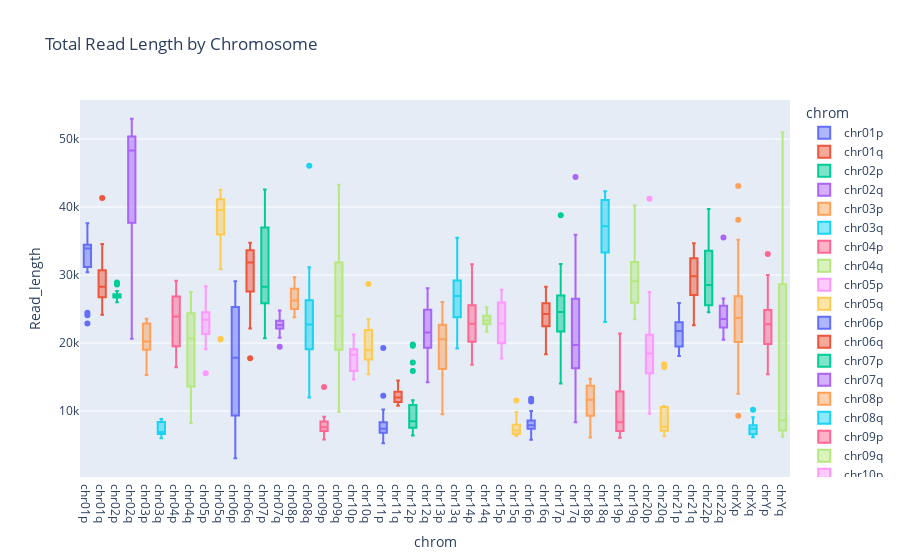

This figure's notebook cell:
### Code cell
fig = px.box(masterdf.sort_values('chrom'), x='chrom', y='Read_length',color ='chrom',
             title = 'Total Read Length by Chromosome')
fig.show()

### Figure 1 — Plotly figure (JSON) as saved in the notebook; plotly's stock layout.template omitted (floating-point values rounded to 4 significant figures)
{"data": [{"alignmentgroup": "True", "hovertemplate": "chrom=%{x}<br>Read_length=%{y}<extra></extra>", "legendgroup": "chr01p", "marker": {"color": "#636efa"}, "name": "chr01p", "notched": false, "offsetgroup": "chr01p", "orientation": "v", "showlegend": true, "type": "box", "x": ["chr01p", "chr01p", "chr01p", "chr01p", "chr01p", "chr01p", "chr01p", "chr01p", "chr01p", "chr01p", "chr01p", "chr01p", "chr01p", "chr01p", "chr01p", "chr01p", "chr01p", "chr01p", "chr01p", "chr01p"], "x0": " ", "xaxis": "x", "y": [34609, 34114, 24465, 34731, 31790.0, 34023, 30415, 34294, 30579, 37598, 32610.0, 32838, 34675, 34100, 33072, 33768, 35640.0, 34230.0, 24104, 22884], "y0": " ", "yaxis": "y"}, {"alignmentgroup": "True", "hovertemplate": "chrom=%{x}<br>Read_length=%{y}<extra></extra>", "legendgroup": "chr01q", "marker": {"color": "#EF553B"}, "name": "chr01q", "notched": false, "offsetgroup": "chr01q", "orientation": "v", "showlegend": true, "type": "box", "x": ["chr01q", "chr01q", "chr01q", "chr01q", "chr01q", "chr01q", "chr01q", "chr01q", "chr01q", "chr01q", "chr01q", "chr01q", "chr01q", "chr01q", "chr01q", "chr01q", "chr01q", "chr01q", "chr01q", "chr01q"], "x0": " ", "xaxis": "x", "y": [29457, 30075, 24170.0, 31371, 25340.0, 30013, 26598, 27150.0, 29890.0, 26055, 27544, 26857, 34180, 28400.0, 34554, 28160.0, 41330.0, 27674, 33246, 24469], "y0": " ", "yaxis": "y"}, {"alignmentgroup": "True", "hovertemplate": "chrom=%{x}<br>Read_length=%{y}<extra></extra>", "legendgroup": "chr02p", "marker": {"color": "#00cc96"}, "name": "chr02p", "notched": false, "offsetgroup": "chr02p", "orientation": "v", "showlegend": true, "type": "box", "x": ["chr02p", "chr02p", "chr02p", "chr02p", "chr02p", "chr02p", "chr02p", "chr02p", "chr02p", "chr02p", "chr02p", "chr02p", "chr02p", "chr02p", "chr02p", "chr02p", "chr02p", "chr02p", "chr02p", "chr02p"], "x0": " ", "xaxis": "x", "y": [27035, 28900.0, 26989, 26370.0, 27092, 26697, 26960.0, 26153, 26853, 26790.0, 27369, 26816, 27657, 27168, 26699, 26530.0, 28620.0, 25990, 26933, 27190.0], "y0": " ", "yaxis": "y"}, {"alignmentgroup": "True", "hovertemplate": "chrom=%{x}<br>Read_length=%{y}<extra></extra>", "legendgroup": "chr02q", "marker": {"color": "#ab63fa"}, "name": "chr02q", "notched": false, "offsetgroup": "chr02q", "orientation": "v", "showlegend": true, "type": "box", "x": ["chr02q", "chr02q", "chr02q", "chr02q", "chr02q", "chr02q", "chr02q", "chr02q", "chr02q", "chr02q", "chr02q", "chr02q", "chr02q", "chr02q", "chr02q", "chr02q", "chr02q", "chr02q", "chr02q", "chr02q"], "x0": " ", "xaxis": "x", "y": [35214, 34350.0, 48641, 50630.0, 50817, 48219, 50146, 20650, 48666, 49210, 51877, 48014, 52966, 48040.0, 40151, 52370.0, 47114, 27001, 25011, 48410.0], "y0": " ", "yaxis": "y"}, {"alignmentgroup": "True", "hovertemplate": "chrom=%{x}<br>Read_length=%{y}<extra></extra>", "legendgroup": "chr03p", "marker": {"color": "#FFA15A"}, "name": "chr03p", "notched": false, "offsetgroup": "chr03p", "orientation": "v", "showlegend": true, "type": "box", "x": ["chr03p", "chr03p", "chr03p", "chr03p", "chr03p", "chr03p", "chr03p", "chr03p", "chr03p", "chr03p", "chr03p", "chr03p", "chr03p", "chr03p", "chr03p", "chr03p", "chr03p", "chr03p", "chr03p", "chr03p"], "x0": " ", "xaxis": "x", "y": [19700.0, 21297, 19394, 17397, 17430.0, 21087, 17360.0, 23583, 22930.0, 19397, 21480.0, 18993, 19010.0, 23167, 20333, 22817, 22950.0, 22935, 15320.0, 20153], "y0": " ", "yaxis": "y"}, {"alignmentgroup": "True", "hovertemplate": "chrom=%{x}<br>Read_length=%{y}<extra></extra>", "legendgroup": "chr03q", "marker": {"color": "#19d3f3"}, "name": "chr03q", "notched": false, "offsetgroup": "chr03q", "orientation": "v", "showlegend": true, "type": "box", "x": ["chr03q", "chr03q", "chr03q", "chr03q", "chr03q", "chr03q", "chr03q", "chr03q", "chr03q", "chr03q", "chr03q", "chr03q", "chr03q", "chr03q", "chr03q", "chr03q", "chr03q", "chr03q", "chr03q", "chr03q"], "x0": " ", "xaxis": "x", "y": [6981, 8392, 6621, 6665, 7179, 6842, 6738, 6005, 6710, 8448.0, 8513, 6259, 6540, 7215, 8666, 6988, 8399, 6528.0, 8825, 6625], "y0": " ", "yaxis": "y"}, {"alignmentgroup": "True", "hovertemplate": "chrom=%{x}<br>Read_length=%{y}<extra></extra>", "legendgroup": "chr04p", "marker": {"color": "#FF6692"}, "name": "chr04p", "notched": false, "offsetgroup": "chr04p", "orientation": "v", "showlegend": true, "type": "box", "x": ["chr04p", "chr04p", "chr04p", "chr04p", "chr04p", "chr04p", "chr04p", "chr04p", "chr04p", "chr04p", "chr04p", "chr04p", "chr04p", "chr04p", "chr04p", "chr04p", "chr04p", "chr04p", "chr04p", "chr04p"], "x0": " ", "xaxis": "x", "y": [28580.0, 25667, 26605, 23930.0, 22220.0, 18820.0, 29130.0, 19310, 27051, 18905, 27961, 24127, 19770, 16444, 29171, 21580.0, 25562, 23901, 16948, 20804], "y0": " ", "yaxis": "y"}, {"alignmentgroup": "True", "hovertemplate": "chrom=%{x}<br>Read_length=%{y}<extra></extra>", "legendgroup": "chr04q", "marker": {"color": "#B6E880"}, "name": "chr04q", "notched": false, "offsetgroup": "chr04q", "orientation": "v", "showlegend": true, "type": "box", "x": ["chr04q", "chr04q", "chr04q", "chr04q", "chr04q", "chr04q", "chr04q", "chr04q", "chr04q", "chr04q", "chr04q", "chr04q", "chr04q", "chr04q", "chr04q", "chr04q", "chr04q", "chr04q", "chr04q", "chr04q"], "x0": " ", "xaxis": "x", "y": [26006, 10876, 17310.0, 19106, 22278, 27520.0, 23323, 24770.0, 10520, 23982, 9484, 24460, 16759, 14822, 26341, 22270.0, 12420, 17321, 24311, 8264], "y0": " ", "yaxis": "y"}, {"alignmentgroup": "True", "hovertemplate": "chrom=%{x}<br>Read_length=%{y}<extra></extra>", "legendgroup": "chr05p", "marker": {"color": "#FF97FF"}, "name": "chr05p", "notched": false, "offsetgroup": "chr05p", "orientation": "v", "showlegend": true, "type": "box", "x": ["chr05p", "chr05p", "chr05p", "chr05p", "chr05p", "chr05p", "chr05p", "chr05p", "chr05p", "chr05p", "chr05p", "chr05p", "chr05p", "chr05p", "chr05p", "chr05p", "chr05p", "chr05p", "chr05p", "chr05p"], "x0": " ", "xaxis": "x", "y": [15570.0, 21480.0, 23810.0, 20908, 24879, 23036, 24548, 28349, 24482, 21201, 24432, 23780.0, 22300.0, 21066, 24170, 22138, 22724, 19074, 25490, 25270], "y0": " ", "yaxis": "y"}, {"alignmentgroup": "True", "hovertemplate": "chrom=%{x}<br>Read_length=%{y}<extra></extra>", "legendgroup": "chr05q", "marker": {"color": "#FECB52"}, "name": "chr05q", "notched": false, "offsetgroup": "chr05q", "orientation": "v", "showlegend": true, "type": "box", "x": ["chr05q", "chr05q", "chr05q", "chr05q", "chr05q", "chr05q", "chr05q", "chr05q", "chr05q", "chr05q", "chr05q", "chr05q", "chr05q", "chr05q", "chr05q", "chr05q", "chr05q", "chr05q", "chr05q", "chr05q"], "x0": " ", "xaxis": "x", "y": [35883, 40960.0, 37228, 36077, 37937, 20625, 39290.0, 41537, 20530, 40920.0, 41290.0, 42552, 41241, 42066, 34625, 41078, 37517, 39835, 40970.0, 30853], "y0": " ", "yaxis": "y"}, {"alignmentgroup": "True", "hovertemplate": "chrom=%{x}<br>Read_length=%{y}<extra></extra>", "legendgroup": "chr06p", "marker": {"color": "#636efa"}, "name": "chr06p", "notched": false, "offsetgroup": "chr06p", "orientation": "v", "showlegend": true, "type": "box", "x": ["chr06p", "chr06p", "chr06p", "chr06p", "chr06p", "chr06p", "chr06p"], "x0": " ", "xaxis": "x", "y": [3078, 27074, 7507, 29070, 14897, 20040.0, 17850.0], "y0": " ", "yaxis": "y"}, {"alignmentgroup": "True", "hovertemplate": "chrom=%{x}<br>Read_length=%{y}<extra></extra>", "legendgroup": "chr06q", "marker": {"color": "#EF553B"}, "name": "chr06q", "notched": false, "offsetgroup": "chr06q", "orientation": "v", "showlegend": true, "type": "box", "x": ["chr06q", "chr06q", "chr06q", "chr06q", "chr06q", "chr06q", "chr06q", "chr06q", "chr06q", "chr06q", "chr06q", "chr06q", "chr06q", "chr06q", "chr06q", "chr06q", "chr06q", "chr06q", "chr06q", "chr06q"], "x0": " ", "xaxis": "x", "y": [17760, 29868, 24550.0, 33813, 33779, 33638, 34760.0, 33012, 28970, 34560.0, 30347, 33677, 31924, 31965, 29165, 26218, 22141, 31763, 25978, 33374], "y0": " ", "yaxis": "y"}, {"alignmentgroup": "True", "hovertemplate": "chrom=%{x}<br>Read_length=%{y}<extra></extra>", "legendgroup": "chr07p", "marker": {"color": "#00cc96"}, "name": "chr07p", "notched": false, "offsetgroup": "chr07p", "orientation": "v", "showlegend": true, "type": "box", "x": ["chr07p", "chr07p", "chr07p", "chr07p", "chr07p", "chr07p", "chr07p", "chr07p", "chr07p", "chr07p", "chr07p", "chr07p", "chr07p", "chr07p", "chr07p", "chr07p", "chr07p", "chr07p", "chr07p", "chr07p"], "x0": " ", "xaxis": "x", "y": [20710.0, 25720.0, 27491, 27555, 28227, 27381, 32330.0, 37081, 36930, 25967, 28364, 33615, 30169, 25755, 42562, 40707, 25063, 38227, 41756, 21460.0], "y0": " ", "yaxis": "y"}, {"alignmentgroup": "True", "hovertemplate": "chrom=%{x}<br>Read_length=%{y}<extra></extra>", "legendgroup": "chr07q", "marker": {"color": "#ab63fa"}, "name": "chr07q", "notched": false, "offsetgroup": "chr07q", "orientation": "v", "showlegend": true, "type": "box", "x": ["chr07q", "chr07q", "chr07q", "chr07q", "chr07q", "chr07q", "chr07q", "chr07q", "chr07q", "chr07q", "chr07q", "chr07q", "chr07q", "chr07q", "chr07q", "chr07q", "chr07q", "chr07q", "chr07q", "chr07q"], "x0": " ", "xaxis": "x", "y": [22284, 24272, 22660.0, 23060.0, 21104, 22403, 22668, 23337, 20789, 22139, 23260.0, 22618, 22903, 22548, 22140.0, 24214, 23495, 24804, 21541, 19460.0], "y0": " ", "yaxis": "y"}, {"alignmentgroup": "True", "hovertemplate": "chrom=%{x}<br>Read_length=%{y}<extra></extra>", "legendgroup": "chr08p", "marker": {"color": "#FFA15A"}, "name": "chr08p", "notched": false, "offsetgroup": "chr08p", "orientation": "v", "showlegend": true, "type": "box", "x": ["chr08p", "chr08p", "chr08p", "chr08p", "chr08p", "chr08p", "chr08p", "chr08p", "chr08p", "chr08p", "chr08p", "chr08p", "chr08p", "chr08p", "chr08p", "chr08p"], "x0": " ", "xaxis": "x", "y": [26363, 26386, 28045, 29681, 27940.0, 26158, 24297, 26406, 23812, 25760.0, 25336, 25929, 28737, 24701, 24621, 28030.0], "y0": " ", "yaxis": "y"}, {"alignmentgroup": "True", "hovertemplate": "chrom=%{x}<br>Read_length=%{y}<extra></extra>", "legendgroup": "chr08q", "marker": {"color": "#19d3f3"}, "name": "chr08q", "notched": false, "offsetgroup": "chr08q", "orientation": "v", "showlegend": true, "type": "box", "x": ["chr08q", "chr08q", "chr08q", "chr08q", "chr08q", "chr08q", "chr08q", "chr08q", "chr08q", "chr08q", "chr08q", "chr08q"], "x0": " ", "xaxis": "x", "y": [11994, 22450, 26217, 31164, 19357, 24750.0, 20520.0, 18552, 46050.0, 26380, 18853, 22979], "y0": " ", "yaxis": "y"}, {"alignmentgroup": "True", "hovertemplate": "chrom=%{x}<br>Read_length=%{y}<extra></extra>", "legendgroup": "chr09p", "marker": {"color": "#FF6692"}, "name": "chr09p", "notched": false, "offsetgroup": "chr09p", "orientation": "v", "showlegend": true, "type": "box", "x": ["chr09p", "chr09p", "chr09p", "chr09p", "chr09p", "chr09p", "chr09p", "chr09p", "chr09p", "chr09p", "chr09p", "chr09p", "chr09p", "chr09p", "chr09p", "chr09p", "chr09p", "chr09p", "chr09p", "chr09p"], "x0": " ", "xaxis": "x", "y": [6316.0, 8104.0, 7999, 7620.0, 13530, 7650, 6896, 7678.0, 7498, 7150.0, 6184, 7306.0, 8826, 6979, 7371, 7894.0, 9055, 5827, 9030, 9156.0], "y0": " ", "yaxis": "y"}, {"alignmentgroup": "True", "hovertemplate": "chrom=%{x}<br>Read_length=%{y}<extra></extra>", "legendgroup": "chr09q", "marker": {"color": "#B6E880"}, "name": "chr09q", "notched": false, "offsetgroup": "chr09q", "orientation": "v", "showlegend": true, "type": "box", "x": ["chr09q", "chr09q", "chr09q", "chr09q", "chr09q", "chr09q", "chr09q", "chr09q", "chr09q", "chr09q", "chr09q", "chr09q", "chr09q", "chr09q", "chr09q", "chr09q", "chr09q", "chr09q", "chr09q", "chr09q"], "x0": " ", "xaxis": "x", "y": [19300.0, 10251, 28015, 31244, 27232, 24298, 43273, 19227, 38367, 11933, 22886, 19380.0, 18791, 10370.0, 23633, 32439, 43210.0, 43150, 26720.0, 9898.0], "y0": " ", "yaxis": "y"}, {"alignmentgroup": "True", "hovertemplate": "chrom=%{x}<br>Read_length=%{y}<extra></extra>", "legendgroup": "chr10p", "marker": {"color": "#FF97FF"}, "name": "chr10p", "notched": false, "offsetgroup": "chr10p", "orientation": "v", "showlegend": true, "type": "box", "x": ["chr10p", "chr10p", "chr10p", "chr10p", "chr10p", "chr10p", "chr10p", "chr10p", "chr10p", "chr10p", "chr10p", "chr10p", "chr10p", "chr10p", "chr10p", "chr10p", "chr10p", "chr10p", "chr10p", "chr10p"], "x0": " ", "xaxis": "x", "y": [14680, 16099, 21252, 18605, 18406, 17670.0, 18978, 15679, 14635, 15499, 20149, 16818, 18282, 19180.0, 19409, 18278, 19030.0, 14646, 17431, 20260.0], "y0": " ", "yaxis": "y"}, {"alignmentgroup": "True", "hovertemplate": "chrom=%{x}<br>Read_length=%{y}<extra></extra>", "legendgroup": "chr10q", "marker": {"color": "#FECB52"}, "name": "chr10q", "notched": false, "offsetgroup": "chr10q", "orientation": "v", "showlegend": true, "type": "box", "x": ["chr10q", "chr10q", "chr10q", "chr10q", "chr10q", "chr10q", "chr10q", "chr10q", "chr10q", "chr10q", "chr10q", "chr10q", "chr10q", "chr10q", "chr10q", "chr10q", "chr10q", "chr10q", "chr10q", "chr10q"], "x0": " ", "xaxis": "x", "y": [18560.0, 18243, 15539, 16280.0, 20746, 16104, 23134, 20810.0, 22964, 18986, 18903, 28670.0, 23519, 18606, 15410, 17360.0, 22137, 21700, 19840.0, 17839], "y0": " ", "yaxis": "y"}, {"alignmentgroup": "True", "hovertemplate": "chrom=%{x}<br>Read_length=%{y}<extra></extra>", "legendgroup": "chr11p", "marker": {"color": "#636efa"}, "name": "chr11p", "notched": false, "offsetgroup": "chr11p", "orientation": "v", "showlegend": true, "type": "box", "x": ["chr11p", "chr11p", "chr11p", "chr11p", "chr11p", "chr11p", "chr11p", "chr11p", "chr11p", "chr11p", "chr11p", "chr11p", "chr11p", "chr11p", "chr11p", "chr11p", "chr11p", "chr11p", "chr11p", "chr11p"], "x0": " ", "xaxis": "x", "y": [8042, 7146.0, 12259, 8625, 7299, 8089, 10240.0, 6906, 6509, 7515, 7204, 7672.0, 7554.0, 6048, 19280.0, 8845, 5266.0, 6694, 7081, 6545], "y0": " ", "yaxis": "y"}, {"alignmentgroup": "True", "hovertemplate": "chrom=%{x}<br>Read_length=%{y}<extra></extra>", "legendgroup": "chr11q", "marker": {"color": "#EF553B"}, "name": "chr11q", "notched": false, "offsetgroup": "chr11q", "orientation": "v", "showlegend": true, "type": "box", "x": ["chr11q", "chr11q", "chr11q", "chr11q", "chr11q", "chr11q", "chr11q", "chr11q", "chr11q", "chr11q", "chr11q", "chr11q", "chr11q", "chr11q", "chr11q", "chr11q", "chr11q", "chr11q", "chr11q", "chr11q"], "x0": " ", "xaxis": "x", "y": [14080.0, 11381, 11300, 11970.0, 12197, 10848, 10798, 13407, 11987, 11084, 14480.0, 13754, 13372, 12031, 12296, 10789, 12050, 12307, 11770.0, 11587], "y0": " ", "yaxis": "y"}, {"alignmentgroup": "True", "hovertemplate": "chrom=%{x}<br>Read_length=%{y}<extra></extra>", "legendgroup": "chr12p", "marker": {"color": "#00cc96"}, "name": "chr12p", "notched": false, "offsetgroup": "chr12p", "orientation": "v", "showlegend": true, "type": "box", "x": ["chr12p", "chr12p", "chr12p", "chr12p", "chr12p", "chr12p", "chr12p", "chr12p", "chr12p", "chr12p", "chr12p", "chr12p", "chr12p", "chr12p", "chr12p", "chr12p", "chr12p", "chr12p", "chr12p", "chr12p"], "x0": " ", "xaxis": "x", "y": [9053, 6408, 8423, 7485, 8063, 19622, 7710, 8115, 7355, 11600.0, 8971, 10150.0, 7591, 15883, 7528, 19781, 7301, 8602.0, 9583, 17140.0], "y0": " ", "yaxis": "y"}, {"alignmentgroup": "True", "hovertemplate": "chrom=%{x}<br>Read_length=%{y}<extra></extra>", "legendgroup": "chr12q", "marker": {"color": "#ab63fa"}, "name": "chr12q", "notched": false, "offsetgroup": "chr12q", "orientation": "v", "showlegend": true, "type": "box", "x": ["chr12q", "chr12q", "chr12q", "chr12q", "chr12q", "chr12q", "chr12q", "chr12q", "chr12q", "chr12q", "chr12q", "chr12q", "chr12q", "chr12q", "chr12q", "chr12q", "chr12q", "chr12q", "chr12q", "chr12q"], "x0": " ", "xaxis": "x", "y": [21537, 27570.0, 18300.0, 27313, 24281, 28061, 21193, 19568, 20686, 25647, 25110.0, 20918, 19020, 17520.0, 23790, 24656, 14222, 18523, 22530, 21600.0], "y0": " ", "yaxis": "y"}, {"alignmentgroup": "True", "hovertemplate": "chrom=%{x}<br>Read_length=%{y}<extra></extra>", "legendgroup": "chr13p", "marker": {"color": "#FFA15A"}, "name": "chr13p", "notched": false, "offsetgroup": "chr13p", "orientation": "v", "showlegend": true, "type": "box", "x": ["chr13p", "chr13p", "chr13p", "chr13p", "chr13p", "chr13p", "chr13p", "chr13p", "chr13p", "chr13p", "chr13p"], "x0": " ", "xaxis": "x", "y": [20726, 22580.0, 26026, 15327, 19704, 20576, 22714, 18699, 23133, 14890.0, 9549], "y0": " ", "yaxis": "y"}, {"alignmentgroup": "True", "hovertemplate": "chrom=%{x}<br>Read_length=%{y}<extra></extra>", "legendgroup": "chr13q", "marker": {"color": "#19d3f3"}, "name": "chr13q", "notched": false, "offsetgroup": "chr13q", "orientation": "v", "showlegend": true, "type": "box", "x": ["chr13q", "chr13q", "chr13q", "chr13q", "chr13q", "chr13q", "chr13q", "chr13q", "chr13q", "chr13q", "chr13q", "chr13q", "chr13q", "chr13q", "chr13q", "chr13q", "chr13q", "chr13q", "chr13q", "chr13q"], "x0": " ", "xaxis": "x", "y": [22397, 35480.0, 30379, 20649, 22820.0, 28980.0, 19185, 26942, 26885, 31248, 25945, 32878, 29416, 27294, 26929, 26130, 26926, 25050.0, 24740, 22191], "y0": " ", "yaxis": "y"}, {"alignmentgroup": "True", "hovertemplate": "chrom=%{x}<br>Read_length=%{y}<extra></extra>", "legendgroup": "chr14p", "marker": {"color": "#FF6692"}, "name": "chr14p", "notched": false, "offsetgroup": "chr14p", "orientation": "v", "showlegend": true, "type": "box", "x": ["chr14p", "chr14p", "chr14p", "chr14p", "chr14p", "chr14p"], "x0": " ", "xaxis": "x", "y": [22480.0, 16800, 25542, 20177, 23195, 31580], "y0": " ", "yaxis": "y"}, {"alignmentgroup": "True", "hovertemplate": "chrom=%{x}<br>Read_length=%{y}<extra></extra>", "legendgroup": "chr14q", "marker": {"color": "#B6E880"}, "name": "chr14q", "notched": false, "offsetgroup": "chr14q", "orientation": "v", "showlegend": true, "type": "box", "x": ["chr14q", "chr14q", "chr14q", "chr14q", "chr14q", "chr14q", "chr14q", "chr14q", "chr14q", "chr14q", "chr14q", "chr14q", "chr14q", "chr14q", "chr14q", "chr14q", "chr14q", "chr14q", "chr14q", "chr14q"], "x0": " ", "xaxis": "x", "y": [25016, 21706, 23163, 22560.0, 25083, 23585, 23150.0, 23332, 22959, 22601, 23428, 22539, 24230.0, 23326, 23582, 24360, 25271, 22151, 23773, 22975], "y0": " ", "yaxis": "y"}, {"alignmentgroup": "True", "hovertemplate": "chrom=%{x}<br>Read_length=%{y}<extra></extra>", "legendgroup": "chr15p", "marker": {"color": "#FF97FF"}, "name": "chr15p", "notched": false, "offsetgroup": "chr15p", "orientation": "v", "showlegend": true, "type": "box", "x": ["chr15p", "chr15p", "chr15p", "chr15p", "chr15p", "chr15p", "chr15p", "chr15p", "chr15p", "chr15p", "chr15p", "chr15p", "chr15p", "chr15p", "chr15p", "chr15p", "chr15p", "chr15p", "chr15p", "chr15p"], "x0": " ", "xaxis": "x", "y": [27219, 27094, 18480, 20055, 23071, 22748, 21374, 18903, 25571, 23004, 26120.0, 25108, 19890.0, 22510, 21300, 17738, 27607, 27838, 25810, 19457], "y0": " ", "yaxis": "y"}, {"alignmentgroup": "True", "hovertemplate": "chrom=%{x}<br>Read_length=%{y}<extra></extra>", "legendgroup": "chr15q", "marker": {"color": "#FECB52"}, "name": "chr15q", "notched": false, "offsetgroup": "chr15q", "orientation": "v", "showlegend": true, "type": "box", "x": ["chr15q", "chr15q", "chr15q", "chr15q", "chr15q", "chr15q", "chr15q", "chr15q", "chr15q", "chr15q", "chr15q", "chr15q", "chr15q", "chr15q", "chr15q", "chr15q", "chr15q", "chr15q", "chr15q", "chr15q"], "x0": " ", "xaxis": "x", "y": [6362, 7928.0, 6329, 7513, 7153, 7160, 8884.0, 6627, 6394.0, 6665, 7120, 6792.0, 9478, 8077, 7760, 7843, 6454.0, 11539, 9811, 6998], "y0": " ", "yaxis": "y"}, {"alignmentgroup": "True", "hovertemplate": "chrom=%{x}<br>Read_length=%{y}<extra></extra>", "legendgroup": "chr16p", "marker": {"color": "#636efa"}, "name": "chr16p", "notched": false, "offsetgroup": "chr16p", "orientation": "v", "showlegend": true, "type": "box", "x": ["chr16p", "chr16p", "chr16p", "chr16p", "chr16p", "chr16p", "chr16p", "chr16p", "chr16p", "chr16p", "chr16p", "chr16p", "chr16p", "chr16p", "chr16p", "chr16p", "chr16p", "chr16p", "chr16p", "chr16p"], "x0": " ", "xaxis": "x", "y": [8830.0, 8268, 7418, 7591, 7864, 11824, 6032.0, 7411, 9132, 7962.0, 8182.0, 8332, 7214, 7736.0, 7184, 11401, 10009, 7861, 5783, 8380], "y0": " ", "yaxis": "y"}, {"alignmentgroup": "True", "hovertemplate": "chrom=%{x}<br>Read_length=%{y}<extra></extra>", "legendgroup": "chr16q", "marker": {"color": "#EF553B"}, "name": "chr16q", "notched": false, "offsetgroup": "chr16q", "orientation": "v", "showlegend": true, "type": "box", "x": ["chr16q", "chr16q", "chr16q", "chr16q", "chr16q", "chr16q", "chr16q", "chr16q", "chr16q", "chr16q", "chr16q", "chr16q", "chr16q", "chr16q", "chr16q", "chr16q", "chr16q", "chr16q", "chr16q", "chr16q"], "x0": " ", "xaxis": "x", "y": [23448, 20164, 18355, 25070.0, 22184, 22720.0, 23928, 24720, 22461, 25891, 22446, 25349, 26690.0, 24597, 28260.0, 19909, 26268, 27520.0, 25824, 22874], "y0": " ", "yaxis": "y"}, {"alignmentgroup": "True", "hovertemplate": "chrom=%{x}<br>Read_length=%{y}<extra></extra>", "legendgroup": "chr17p", "marker": {"color": "#00cc96"}, "name": "chr17p", "notched": false, "offsetgroup": "chr17p", "orientation": "v", "showlegend": true, "type": "box", "x": ["chr17p", "chr17p", "chr17p", "chr17p", "chr17p", "chr17p", "chr17p", "chr17p", "chr17p", "chr17p", "chr17p", "chr17p", "chr17p", "chr17p", "chr17p", "chr17p", "chr17p", "chr17p"], "x0": " ", "xaxis": "x", "y": [25720.0, 24476, 17471, 14068, 27662, 38807, 22500.0, 26111, 24690.0, 19013, 26260.0, 24470.0, 31640.0, 28898, 27010.0, 21697, 21080.0, 23790], "y0": " ", "yaxis": "y"}, {"alignmentgroup": "True", "hovertemplate": "chrom=%{x}<br>Read_length=%{y}<extra></extra>", "legendgroup": "chr17q", "marker": {"color": "#ab63fa"}, "name": "chr17q", "notched": false, "offsetgroup": "chr17q", "orientation": "v", "showlegend": true, "type": "box", "x": ["chr17q", "chr17q", "chr17q", "chr17q", "chr17q", "chr17q", "chr17q", "chr17q", "chr17q", "chr17q", "chr17q", "chr17q", "chr17q", "chr17q", "chr17q", "chr17q", "chr17q", "chr17q", "chr17q", "chr17q"], "x0": " ", "xaxis": "x", "y": [19400.0, 35920.0, 26424, 34076, 20022, 18620, 19176, 8361, 25092, 23100.0, 14303, 44411, 26540.0, 12996, 9948.0, 16870.0, 15683, 26528, 32766, 17108], "y0": " ", "yaxis": "y"}, {"alignmentgroup": "True", "hovertemplate": "chrom=%{x}<br>Read_length=%{y}<extra></extra>", "legendgroup": "chr18p", "marker": {"color": "#FFA15A"}, "name": "chr18p", "notched": false, "offsetgroup": "chr18p", "orientation": "v", "showlegend": true, "type": "box", "x": ["chr18p", "chr18p", "chr18p", "chr18p", "chr18p", "chr18p", "chr18p", "chr18p", "chr18p", "chr18p", "chr18p", "chr18p", "chr18p", "chr18p", "chr18p", "chr18p", "chr18p", "chr18p", "chr18p", "chr18p"], "x0": " ", "xaxis": "x", "y": [12238, 8894.0, 8457, 7801, 14708, 13871, 12480.0, 10636, 10038, 11399, 10332, 12849, 14206, 14760, 13570.0, 9704, 14164, 11958, 6096, 8276.0], "y0": " ", "yaxis": "y"}, {"alignmentgroup": "True", "hovertemplate": "chrom=%{x}<br>Read_length=%{y}<extra></extra>", "legendgroup": "chr18q", "marker": {"color": "#19d3f3"}, "name": "chr18q", "notched": false, "offsetgroup": "chr18q", "orientation": "v", "showlegend": true, "type": "box", "x": ["chr18q", "chr18q", "chr18q", "chr18q", "chr18q", "chr18q", "chr18q", "chr18q", "chr18q", "chr18q", "chr18q", "chr18q", "chr18q", "chr18q", "chr18q", "chr18q", "chr18q", "chr18q", "chr18q", "chr18q"], "x0": " ", "xaxis": "x", "y": [38420.0, 42094, 29175, 41862, 41330.0, 39107, 27250.0, 35733, 40360.0, 34697, 41810.0, 35051, 33260.0, 40199, 33367, 42325, 40708, 29980.0, 23090.0, 35920.0], "y0": " ", "yaxis": "y"}, {"alignmentgroup": "True", "hovertemplate": "chrom=%{x}<br>Read_length=%{y}<extra></extra>", "legendgroup": "chr19p", "marker": {"color": "#FF6692"}, "name": "chr19p", "notched": false, "offsetgroup": "chr19p", "orientation": "v", "showlegend": true, "type": "box", "x": ["chr19p", "chr19p", "chr19p", "chr19p", "chr19p", "chr19p", "chr19p", "chr19p", "chr19p", "chr19p", "chr19p", "chr19p", "chr19p", "chr19p", "chr19p", "chr19p", "chr19p", "chr19p", "chr19p", "chr19p"], "x0": " ", "xaxis": "x", "y": [6271, 7104, 19220.0, 6087, 8713, 20934, 7190.0, 7681, 6409, 8510, 8913, 7229, 9958.0, 6915, 21412, 20862, 15776, 8196, 7037, 8824], "y0": " ", "yaxis": "y"}, {"alignmentgroup": "True", "hovertemplate": "chrom=%{x}<br>Read_length=%{y}<extra></extra>", "legendgroup": "chr19q", "marker": {"color": "#B6E880"}, "name": "chr19q", "notched": false, "offsetgroup": "chr19q", "orientation": "v", "showlegend": true, "type": "box", "x": ["chr19q", "chr19q", "chr19q", "chr19q", "chr19q", "chr19q", "chr19q", "chr19q", "chr19q", "chr19q", "chr19q", "chr19q", "chr19q", "chr19q", "chr19q", "chr19q", "chr19q", "chr19q", "chr19q", "chr19q"], "x0": " ", "xaxis": "x", "y": [31300.0, 36120.0, 27814, 40233, 25026, 23520.0, 25069, 25870, 35864, 26542, 24271, 28220.0, 26000, 30346, 28515, 31269, 38410.0, 32550.0, 29773, 29640.0], "y0": " ", "yaxis": "y"}, {"alignmentgroup": "True", "hovertemplate": "chrom=%{x}<br>Read_length=%{y}<extra></extra>", "legendgroup": "chr20p", "marker": {"color": "#FF97FF"}, "name": "chr20p", "notched": false, "offsetgroup": "chr20p", "orientation": "v", "showlegend": true, "type": "box", "x": ["chr20p", "chr20p", "chr20p", "chr20p", "chr20p", "chr20p", "chr20p", "chr20p", "chr20p", "chr20p", "chr20p", "chr20p", "chr20p", "chr20p", "chr20p", "chr20p", "chr20p", "chr20p", "chr20p", "chr20p"], "x0": " ", "xaxis": "x", "y": [21659, 19302, 17160.0, 27510.0, 18310.0, 19790.0, 9606, 19743, 17945, 15634, 18321, 23897, 14405, 20767, 15142, 10531, 22963, 15470.0, 41230.0, 18611], "y0": " ", "yaxis": "y"}, {"alignmentgroup": "True", "hovertemplate": "chrom=%{x}<br>Read_length=%{y}<extra></extra>", "legendgroup": "chr20q", "marker": {"color": "#FECB52"}, "name": "chr20q", "notched": false, "offsetgroup": "chr20q", "orientation": "v", "showlegend": true, "type": "box", "x": ["chr20q", "chr20q", "chr20q", "chr20q", "chr20q", "chr20q", "chr20q", "chr20q", "chr20q", "chr20q", "chr20q", "chr20q", "chr20q", "chr20q", "chr20q", "chr20q", "chr20q", "chr20q", "chr20q", "chr20q"], "x0": " ", "xaxis": "x", "y": [7796, 10660.0, 7511, 8116, 6696, 6293, 7478, 10547, 16460.0, 8024, 7197, 6912, 10627, 16870.0, 6547, 7374.0, 10740.0, 7592, 7013, 8024.0], "y0": " ", "yaxis": "y"}, {"alignmentgroup": "True", "hovertemplate": "chrom=%{x}<br>Read_length=%{y}<extra></extra>", "legendgroup": "chr21p", "marker": {"color": "#636efa"}, "name": "chr21p", "notched": false, "offsetgroup": "chr21p", "orientation": "v", "showlegend": true, "type": "box", "x": ["chr21p", "chr21p", "chr21p", "chr21p", "chr21p", "chr21p", "chr21p", "chr21p", "chr21p", "chr21p", "chr21p", "chr21p", "chr21p", "chr21p", "chr21p", "chr21p", "chr21p", "chr21p", "chr21p", "chr21p"], "x0": " ", "xaxis": "x", "y": [21790.0, 19600, 19480.0, 24680.0, 20604, 19484, 22452, 18824, 25620.0, 23700.0, 21606, 18084, 19207, 21778, 19145, 22347, 24959, 21738, 25890.0, 22250.0], "y0": " ", "yaxis": "y"}, {"alignmentgroup": "True", "hovertemplate": "chrom=%{x}<br>Read_length=%{y}<extra></extra>", "legendgroup": "chr21q", "marker": {"color": "#EF553B"}, "name": "chr21q", "notched": false, "offsetgroup": "chr21q", "orientation": "v", "showlegend": true, "type": "box", "x": ["chr21q", "chr21q", "chr21q", "chr21q", "chr21q", "chr21q", "chr21q", "chr21q", "chr21q", "chr21q", "chr21q", "chr21q", "chr21q", "chr21q", "chr21q", "chr21q", "chr21q", "chr21q", "chr21q", "chr21q"], "x0": " ", "xaxis": "x", "y": [24080.0, 31739, 23988, 31780, 32750.0, 32178, 34686, 33033, 30450.0, 25494, 27947, 27268, 31803, 33780.0, 22618, 28091, 28900.0, 33282, 29176, 26846], "y0": " ", "yaxis": "y"}, {"alignmentgroup": "True", "hovertemplate": "chrom=%{x}<br>Read_length=%{y}<extra></extra>", "legendgroup": "chr22p", "marker": {"color": "#00cc96"}, "name": "chr22p", "notched": false, "offsetgroup": "chr22p", "orientation": "v", "showlegend": true, "type": "box", "x": ["chr22p", "chr22p", "chr22p", "chr22p", "chr22p", "chr22p", "chr22p", "chr22p", "chr22p", "chr22p", "chr22p", "chr22p", "chr22p", "chr22p", "chr22p", "chr22p", "chr22p", "chr22p", "chr22p", "chr22p"], "x0": " ", "xaxis": "x", "y": [26410.0, 25405, 29774, 39720, 24525, 25100.0, 25695, 35352, 38400, 25240.0, 27427, 26636, 34040.0, 34557, 33110.0, 33124, 27390.0, 25090.0, 29653, 32043], "y0": " ", "yaxis": "y"}, {"alignmentgroup": "True", "hovertemplate": "chrom=%{x}<br>Read_length=%{y}<extra></extra>", "legendgroup": "chr22q", "marker": {"color": "#ab63fa"}, "name": "chr22q", "notched": false, "offsetgroup": "chr22q", "orientation": "v", "showlegend": true, "type": "box", "x": ["chr22q", "chr22q", "chr22q", "chr22q", "chr22q", "chr22q", "chr22q", "chr22q", "chr22q", "chr22q", "chr22q", "chr22q", "chr22q", "chr22q", "chr22q", "chr22q", "chr22q", "chr22q", "chr22q", "chr22q"], "x0": " ", "xaxis": "x", "y": [21499, 21012, 23890, 26547, 22840.0, 25210.0, 25475, 26519, 35535, 20480.0, 21930.0, 22597, 26101, 24175, 22455, 23175, 25374, 25476, 22723, 22101], "y0": " ", "yaxis": "y"}, {"alignmentgroup": "True", "hovertemplate": "chrom=%{x}<br>Read_length=%{y}<extra></extra>", "legendgroup": "chrXp", "marker": {"color": "#FFA15A"}, "name": "chrXp", "notched": false, "offsetgroup": "chrXp", "orientation": "v", "showlegend": true, "type": "box", "x": ["chrXp", "chrXp", "chrXp", "chrXp", "chrXp", "chrXp", "chrXp", "chrXp", "chrXp", "chrXp", "chrXp", "chrXp", "chrXp", "chrXp", "chrXp", "chrXp", "chrXp", "chrXp", "chrXp", "chrXp"], "x0": " ", "xaxis": "x", "y": [21900.0, 9315, 27270.0, 13183, 23693, 20772, 19540, 34111, 43093, 12540, 35203, 23310, 38147, 23456, 15783, 26467, 25535, 23682, 24603, 26350], "y0": " ", "yaxis": "y"}, {"alignmentgroup": "True", "hovertemplate": "chrom=%{x}<br>Read_length=%{y}<extra></extra>", "legendgroup": "chrXq", "marker": {"color": "#19d3f3"}, "name": "chrXq", "notched": false, "offsetgroup": "chrXq", "orientation": "v", "showlegend": true, "type": "box", "x": ["chrXq", "chrXq", "chrXq", "chrXq", "chrXq", "chrXq", "chrXq", "chrXq", "chrXq", "chrXq", "chrXq", "chrXq", "chrXq", "chrXq", "chrXq", "chrXq", "chrXq", "chrXq", "chrXq", "chrXq"], "x0": " ", "xaxis": "x", "y": [6576.0, 6534, 6431, 8546.0, 7330, 8762, 7132.0, 10190.0, 7036.0, 7780.0, 6508, 7488.0, 7584.0, 9104.0, 8025, 7393, 7633, 6142, 7438, 6577], "y0": " ", "yaxis": "y"}, {"alignmentgroup": "True", "hovertemplate": "chrom=%{x}<br>Read_length=%{y}<extra></extra>", "legendgroup": "chrYp", "marker": {"color": "#FF6692"}, "name": "chrYp", "notched": false, "offsetgroup": "chrYp", "orientation": "v", "showlegend": true, "type": "box", "x": ["chrYp", "chrYp", "chrYp", "chrYp", "chrYp", "chrYp", "chrYp", "chrYp", "chrYp", "chrYp", "chrYp", "chrYp", "chrYp", "chrYp", "chrYp", "chrYp", "chrYp", "chrYp", "chrYp", "chrYp"], "x0": " ", "xaxis": "x", "y": [15919, 24709, 26486, 23470.0, 23513, 30009, 22343, 23153, 21185, 21530.0, 15410, 21490.0, 17340.0, 26162, 18499, 18510.0, 33091, 22179, 25000.0, 24678], "y0": " ", "yaxis": "y"}, {"alignmentgroup": "True", "hovertemplate": "chrom=%{x}<br>Read_length=%{y}<extra></extra>", "legendgroup": "chrYq", "marker": {"color": "#B6E880"}, "name": "chrYq", "notched": false, "offsetgroup": "chrYq", "orientation": "v", "showlegend": true, "type": "box", "x": ["chrYq", "chrYq", "chrYq", "chrYq", "chrYq", "chrYq", "chrYq", "chrYq", "chrYq", "chrYq", "chrYq", "chrYq", "chrYq", "chrYq", "chrYq", "chrYq", "chrYq", "chrYq", "chrYq", "chrYq"], "x0": " ", "xaxis": "x", "y": [6220, 7273, 32158, 19890.0, 7496.0, 7594, 9093, 8938.0, 49290.0, 8303, 26862, 7705, 6356, 9120, 50950.0, 6994, 30442, 6677, 6760, 40643], "y0": " ", "yaxis": "y"}], "layout": {"boxmode": "overlay", "legend": {"title": {"text": "chrom"}, "tracegroupgap": 0}, "title": {"text": "Total Read Length by Chromosome"}, "xaxis": {"anchor": "y", "categoryarray": ["chr01p", "chr01q", "chr02p", "chr02q", "chr03p", "chr03q", "chr04p", "chr04q", "chr05p", "chr05q", "chr06p", "chr06q", "chr07p", "chr07q", "chr08p", "chr08q", "chr09p", "chr09q", "chr10p", "chr10q", "chr11p", "chr11q", "chr12p", "chr12q", "chr13p", "chr13q", "chr14p", "chr14q", "chr15p", "chr15q", "chr16p", "chr16q", "chr17p", "chr17q", "chr18p", "chr18q", "chr19p", "chr19q", "chr20p", "chr20q", "chr21p", "chr21q", "chr22p", "chr22q", "chrXp", "chrXq", "chrYp", "chrYq"], "categoryorder": "array", "domain": [0, 1], "title": {"text": "chrom"}}, "yaxis": {"anchor": "x", "domain": [0, 1], "title": {"text": "Read_length"}}}}
